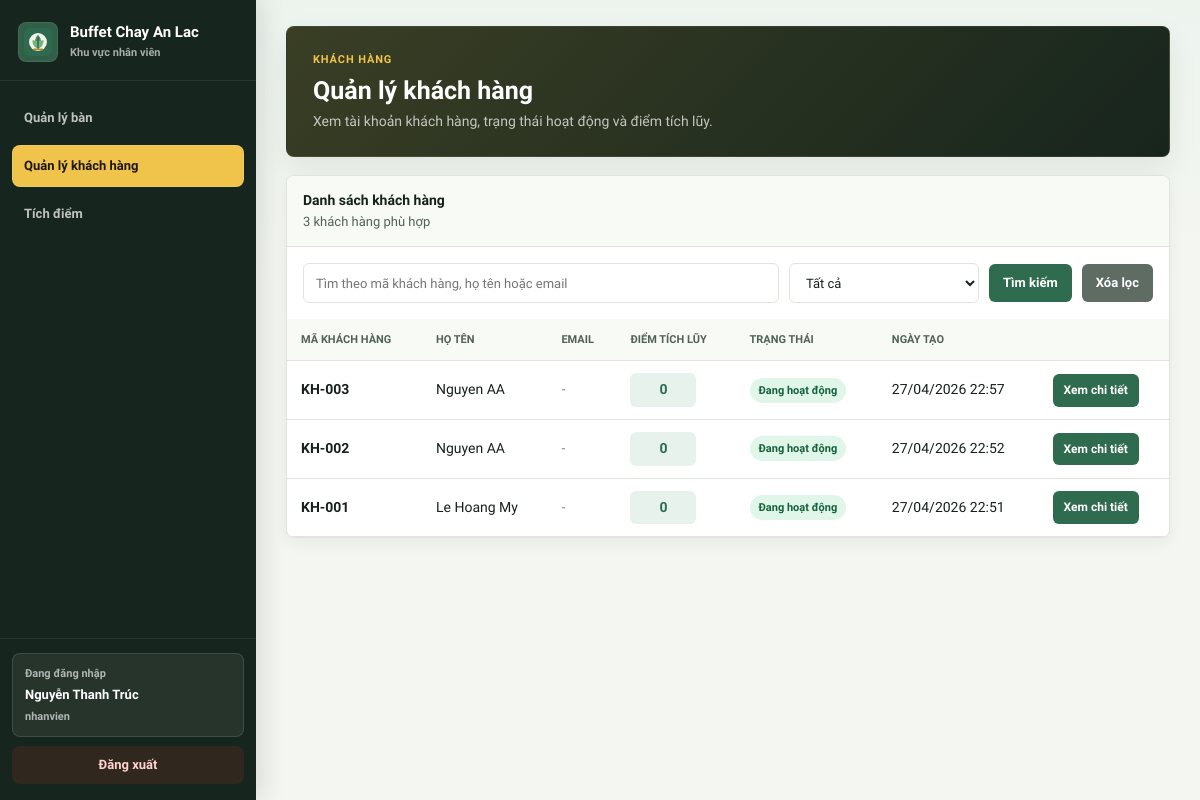
The app's page /buffet-chay/nhan-vien/khach-hang (signed in), older data.
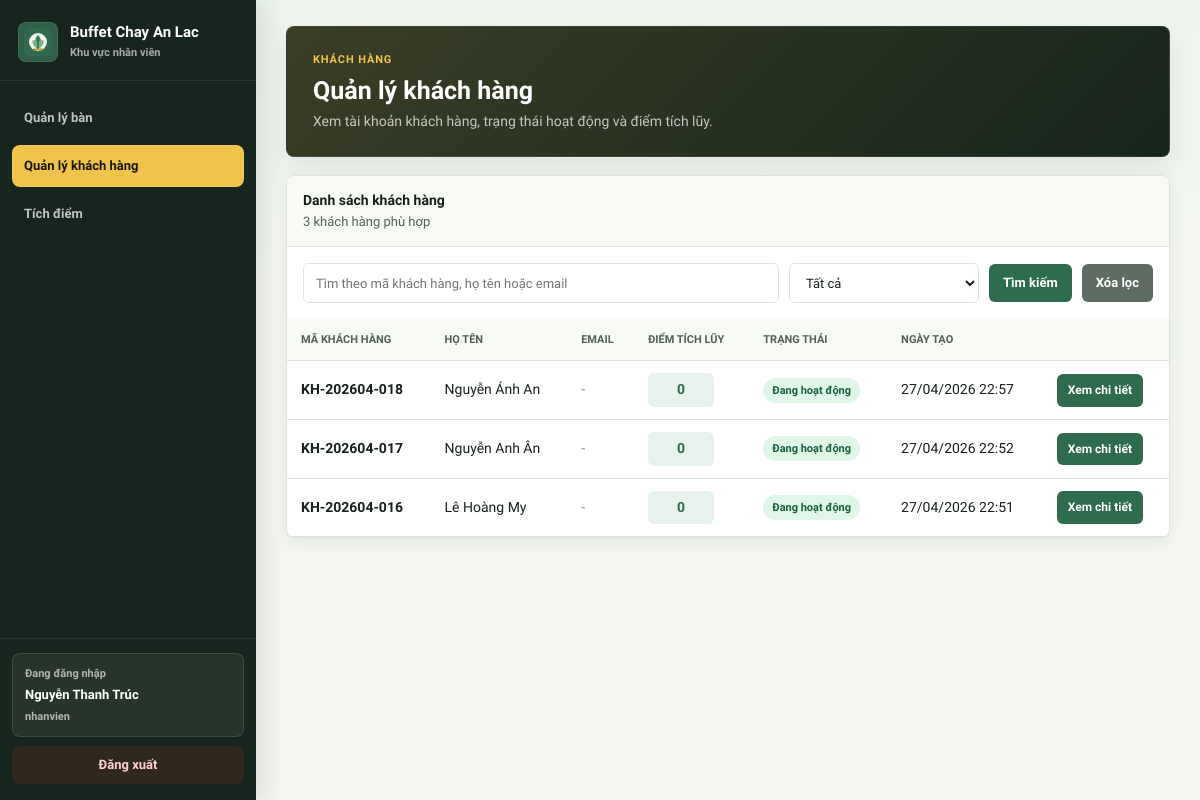
The same page, newer data.
### tables this page shows
CREATE TABLE `khach_tai_khoan` (
  `id_khach_tai_khoan` nvarchar(30) NOT NULL,
  `ten_dang_nhap` varchar(50) default NULL,
  `mat_khau` varchar(255) default NULL,
  `vai_tro` enum('khach') NOT NULL default 'khach',
  `dang_hoat_dong` tinyint(1) NOT NULL default '1',
  `ho_ten` varchar(100) NOT NULL,
  `email` varchar(100) default NULL,
  `so_dien_thoai` varchar(20) NOT NULL,
  `diem_tich_luy` int(11) NOT NULL default '0',
  `ngay_tao` timestamp NOT NULL default CURRENT_TIMESTAMP,
  PRIMARY KEY (`id_khach_tai_khoan`),
  UNIQUE KEY `uq_khach_ten_dang_nhap` (`ten_dang_nhap`),
  UNIQUE KEY `uq_khach_so_dien_thoai` (`so_dien_thoai`)
);

### app/controllers/BoieuKhienCo.php (called while the page is built, shortened)
<?php
class BoieuKhienCo
{
    public function __construct()
    {
        require_once dirname(__FILE__) . '/../core/CosoDuLieu.php';
    }
    public function view($view, $data = array())
    {
        $file = dirname(__FILE__) . '/../views/' . $view . '.php';
        extract($data);
        require_once $file;
    }
}

### app/controllers/KhachHangNhanVienController.php (called while the page is built, shortened)
<?php
require_once dirname(__FILE__) . '/../models/KhachHangModel.php';
require_once dirname(__FILE__) . '/BoieuKhienCo.php';
class KhachHangNhanVienController extends BoieuKhienCo
{
    protected $khachHangModel;
    public function __construct()
    {
        $this->khachHangModel = new KhachHangModel();
    }
    public function index()
    {
        $tuKhoa = trim((string)$this->get('tim', ''));
        $trangThai = trim((string)$this->get('trang_thai', ''));
        $this->view('nhanvien/khachhang/index', array(
            'nhanVien' => isset($_SESSION['nguoi_dung']) ? $_SESSION['nguoi_dung'] : array(),
            'tuKhoa' => $tuKhoa,
            'trangThai' => $trangThai,
            'danhSachKhachHang' => $this->khachHangModel->layDanhSach($tuKhoa, $trangThai)
        ));
    }
}

### app/models/KhachHangModel.php (called while the page is built, shortened)
<?php
class KhachHangModel extends MoHinhCo
{
    public function layDanhSach($tuKhoa, $trangThai)
    {
        $tuKhoa = trim((string)$tuKhoa);
        $trangThai = trim((string)$trangThai);
        $where = " WHERE 1 = 1";
        $params = array();
        $sql = "
            SELECT id_khach_tai_khoan, ho_ten, so_dien_thoai, email,
                   diem_tich_luy, dang_hoat_dong, ngay_tao
            FROM khach_tai_khoan
            " . $where . "
            ORDER BY ngay_tao DESC, id_khach_tai_khoan DESC
            LIMIT 200
        ";
        return $this->db->query($sql, $params);
    }
}

### app/core/CosoDuLieu.php (called while the page is built, shortened)
<?php
class CosoDuLieu
{
    protected $conn;
    private function ketNoi()
    {
        $host   = defined('DB_HOST') ? DB_HOST : "localhost";
        $user   = defined('DB_USER') ? DB_USER : "root";
        $pass   = defined('DB_PASS') ? DB_PASS : "";
        $dbname = defined('DB_NAME') ? DB_NAME : "buffet_chay";
        $charset = defined('DB_CHARSET') ? DB_CHARSET : "utf8";
        $this->conn = new mysqli($host, $user, $pass, $dbname);
        $this->conn->set_charset($charset);
        $this->conn->query("SET time_zone = '+07:00'");
    }
    public function query($sql, $params = array())
    {
        $stmt = $this->conn->prepare($sql);
        if (!$stmt->execute()) {
            die("Execute thất bại: " . $stmt->error . " SQL: " . $sql);
        }
        $meta = $stmt->result_metadata();
        $row        = array();
        $bind_ketqua = array();
        while ($field = $meta->fetch_field()) {
            $bind_ketqua[] = &$row[$field->name];
        }
        call_user_func_array(array($stmt, 'bind_result'), $bind_ketqua);
        $ket_qua = array();
        while ($stmt->fetch()) {
            $dong = array();
            foreach ($row as $khoa => $gia_tri) {
                $dong[$khoa] = $gia_tri;
            }
            $ket_qua[] = $dong;
        }
        return $ket_qua;
    }
}

### app/views/nhanvien/khachhang/index.php (the view, shortened to what this page needs)
<?php
$nhanVien = isset($nhanVien) ? $nhanVien : (isset($_SESSION['nguoi_dung']) ? $_SESSION['nguoi_dung'] : array());
$tenNhanVien = isset($nhanVien['ho_ten']) && $nhanVien['ho_ten'] !== ''
    ? $nhanVien['ho_ten']
    : (isset($nhanVien['ten_dang_nhap']) ? $nhanVien['ten_dang_nhap'] : 'Nhân viên');
$vaiTro = isset($nhanVien['vai_tro']) ? $nhanVien['vai_tro'] : '';
$tuKhoa = isset($tuKhoa) ? $tuKhoa : '';
$trangThai = isset($trangThai) ? $trangThai : '';
$danhSachKhachHang = isset($danhSachKhachHang) && is_array($danhSachKhachHang) ? $danhSachKhachHang : array();
function khnv_e($value)
{
    return htmlspecialchars((string)$value, ENT_QUOTES, 'UTF-8');
}
function khnv_ngay($value)
{
    $ts = strtotime($value);
    return $ts ? date('d/m/Y H:i', $ts) : khnv_e($value);
}
?>
<!DOCTYPE html>
<html lang="vi">
<head>
    <link rel="stylesheet" href="<?php echo BASE_URL; ?>/public/assets/css/nhanvien/dashboard.css?v=<?php echo filemtime(dirname(__FILE__) . '/../../../../public/assets/css/nhanvien/dashboard.css'); ?>">
</head>
<body>
    <div class="app-shell">
        <aside class="sidebar">
            <div class="sidebar-brand">
                <img class="brand-mark" src="<?php echo BASE_URL; ?>/public/assets/icons/pwa-icon.svg" alt="<?php echo khnv_e(APP_NAME); ?>">
                <div>
                    <h1><?php echo APP_NAME; ?></h1>
                    <span>Khu vực nhân viên</span>
                </div>
            </div>
            <nav class="side-nav">
                <a class="side-link" href="<?php echo BASE_URL; ?>/nhan-vien/tong-quan?tab=dat-ban">
                    <span>Quản lý bàn</span>
                </a>
                <a class="side-link active" href="<?php echo BASE_URL; ?>/nhan-vien/khach-hang">
                    <span>Quản lý khách hàng</span>
                </a>
                <a class="side-link" href="<?php echo BASE_URL; ?>/nhan-vien/tich-diem">
                    <span>Tích điểm</span>
                </a>
            </nav>
            <div class="sidebar-footer">
                <div class="user-card">
                    <span>Đang đăng nhập</span>
                    <strong><?php echo khnv_e($tenNhanVien); ?></strong>
                    <?php if ($vaiTro !== ''): ?>
                        <small><?php echo khnv_e($vaiTro); ?></small>
                    <?php endif; ?>
                </div>
                <a class="logout-link" href="<?php echo BASE_URL; ?>/dang-xuat">Đăng xuất</a>
            </div>
        </aside>
        <main class="main-area">
            <section class="staff-section active">
                <div class="welcome-panel">
                    <div>
                        <p class="eyebrow">Khách hàng</p>
                        <h3>Quản lý khách hàng</h3>
                        <p>Xem tài khoản khách hàng, trạng thái hoạt động và điểm tích lũy.</p>
                    </div>
                </div>
                <div class="panel">
                    <div class="panel-head panel-head-wrap">
                        <div>
                            <h2>Danh sách khách hàng</h2>
                            <p class="panel-sub"><?php echo count($danhSachKhachHang); ?> khách hàng phù hợp</p>
                        </div>
                    </div>
                    <div class="panel-body">
                        <form class="customer-toolbar" method="GET" action="<?php echo BASE_URL; ?>/nhan-vien/khach-hang">
                            <input class="search" type="text" name="tim" value="<?php echo khnv_e($tuKhoa); ?>" placeholder="Tìm theo mã khách hàng, họ tên hoặc email">
                            <select class="select" name="trang_thai">
                                <option value="" <?php echo $trangThai === '' ? 'selected' : ''; ?>>Tất cả</option>
                            </select>
                            <button class="btn" type="submit">Tìm kiếm</button>
                            <a class="btn secondary" href="<?php echo BASE_URL; ?>/nhan-vien/khach-hang">Xóa lọc</a>
                        </form>
                    </div>
                    <?php if (empty($danhSachKhachHang)): ?>
                        <div class="panel-body">
                            <div class="empty-state">Không tìm thấy khách hàng phù hợp.</div>
                        </div>
                    <?php else: ?>
                        <div class="customer-table-wrap">
                            <table class="customer-table">
                                <thead>
                                    <tr>
                                        <th>Mã khách hàng</th>
                                        <th>Họ tên</th>
                                        <th>Email</th>
                                        <th>Điểm tích lũy</th>
                                        <th>Trạng thái</th>
                                        <th>Ngày tạo</th>
                                        <th></th>
                                    </tr>
                                </thead>
                                <tbody>
                                    <?php foreach ($danhSachKhachHang as $khach): ?>
                                        <tr>
                                            <td><strong><?php echo khnv_e($khach['id_khach_tai_khoan']); ?></strong></td>
                                            <td><?php echo khnv_e($khach['ho_ten']); ?></td>
                                            <td class="muted-text"><?php echo !empty($khach['email']) ? khnv_e($khach['email']) : '-'; ?></td>
                                            <td><span class="point-pill"><?php echo number_format((int)$khach['diem_tich_luy'], 0, ',', '.'); ?></span></td>
                                            <td>
                                                <?php if ((int)$khach['dang_hoat_dong'] === 1): ?>
                                                    <span class="badge ok">Đang hoạt động</span>
                                                <?php else: ?>
                                                    <span class="badge muted">Ngừng hoạt động</span>
                                                <?php endif; ?>
                                            </td>
                                            <td><?php echo khnv_ngay($khach['ngay_tao']); ?></td>
                                            <td>
                                                <a class="btn btn-sm" href="<?php echo BASE_URL; ?>/nhan-vien/khach-hang/chi-tiet/<?php echo rawurlencode($khach['id_khach_tai_khoan']); ?>">Xem chi tiết</a>
                                            </td>
                                        </tr>
                                    <?php endforeach; ?>
                                </tbody>
                            </table>
                        </div>
                    <?php endif; ?>
                </div>
            </section>
        </main>
    </div>
</body>
</html>

### index.php (shortened to what this page needs)
<?php
require_once dirname(__FILE__) . '/app/core/CosoDuLieu.php';
require_once dirname(__FILE__) . '/app/controllers/BoieuKhienCo.php';
require_once dirname(__FILE__) . '/app/controllers/KhachHangNhanVienController.php';
$requestUri = $_SERVER['REQUEST_URI'];
$basePath   = parse_url(BASE_URL, PHP_URL_PATH);
$pathInfo = parse_url($requestUri, PHP_URL_PATH);
if (strlen($basePath) > 0 && strpos($pathInfo, $basePath) === 0) {
    $pathInfo = substr($pathInfo, strlen($basePath));
}
$uri = '/' . trim($pathInfo, '/');
$phuongThuc = $_SERVER['REQUEST_METHOD'];
$khop = false;
foreach ($routes as $route) {
    $routePhuongThuc = $route[0];
    $routeDuongDan   = $route[1];
    $tenPhuongThuc   = $route[3];
    $thamSoRoute      = array();
    if ($routePhuongThuc === $phuongThuc && $routeDuongDan === $uri) {
        $khop = true;
    }
    if ($khop) {
        try {
            $ctrl = new $tenClass();
            call_user_func_array(array($ctrl, $tenPhuongThuc), $thamSoRoute);
        } catch (Exception $e) {
            header('HTTP/1.1 500 Internal Server Error');
            echo '<h1>500 - Loi may chu</h1>';
            echo '<p>' . htmlspecialchars($e->getMessage()) . '</p>';
        }
        break;
    }
}

### app/views/nhanvien/khachhang/index.php (style rules this page uses)
.customer-toolbar { display: grid; grid-template-columns: minmax(220px, 1fr) 190px auto auto; gap: 10px; align-items: center; }
.customer-table-wrap { overflow-x: auto; }
.customer-table { width: 100%; border-collapse: collapse; min-width: 860px; }
.customer-table th, .customer-table td { border-bottom: 1px solid var(--line); padding: 12px 14px; text-align: left; vertical-align: middle; }
.customer-table th { background: var(--surface-soft); color: var(--text-soft); font-size: 11px; font-weight: 800; text-transform: uppercase; }
.point-pill { display: inline-flex; min-width: 66px; justify-content: center; border-radius: var(--radius-sm); padding: 6px 9px; background: var(--green-soft); color: var(--green); font-weight: 800; }
.muted-text { color: var(--muted); }

Row changes from the older to the newer data that the page shows:
removed khach_tai_khoan: id_khach_tai_khoan "KH-003", ho_ten "Nguyen AA", diem_tich_luy "0", dang_hoat_dong "Đang hoạt động", ngay_tao "27/04/2026 22:57"
removed khach_tai_khoan: id_khach_tai_khoan "KH-002", ho_ten "Nguyen AA", diem_tich_luy "0", dang_hoat_dong "Đang hoạt động", ngay_tao "27/04/2026 22:52"
removed khach_tai_khoan: id_khach_tai_khoan "KH-001", ho_ten "Le Hoang My", diem_tich_luy "0", dang_hoat_dong "Đang hoạt động", ngay_tao "27/04/2026 22:51"
added khach_tai_khoan: id_khach_tai_khoan "KH-202604-018", ho_ten "Nguyễn Ánh An", diem_tich_luy "0", dang_hoat_dong "Đang hoạt động", ngay_tao "27/04/2026 22:57"
added khach_tai_khoan: id_khach_tai_khoan "KH-202604-017", ho_ten "Nguyễn Anh Ân", diem_tich_luy "0", dang_hoat_dong "Đang hoạt động", ngay_tao "27/04/2026 22:52"
added khach_tai_khoan: id_khach_tai_khoan "KH-202604-016", ho_ten "Lê Hoàng My", diem_tich_luy "0", dang_hoat_dong "Đang hoạt động", ngay_tao "27/04/2026 22:51"
